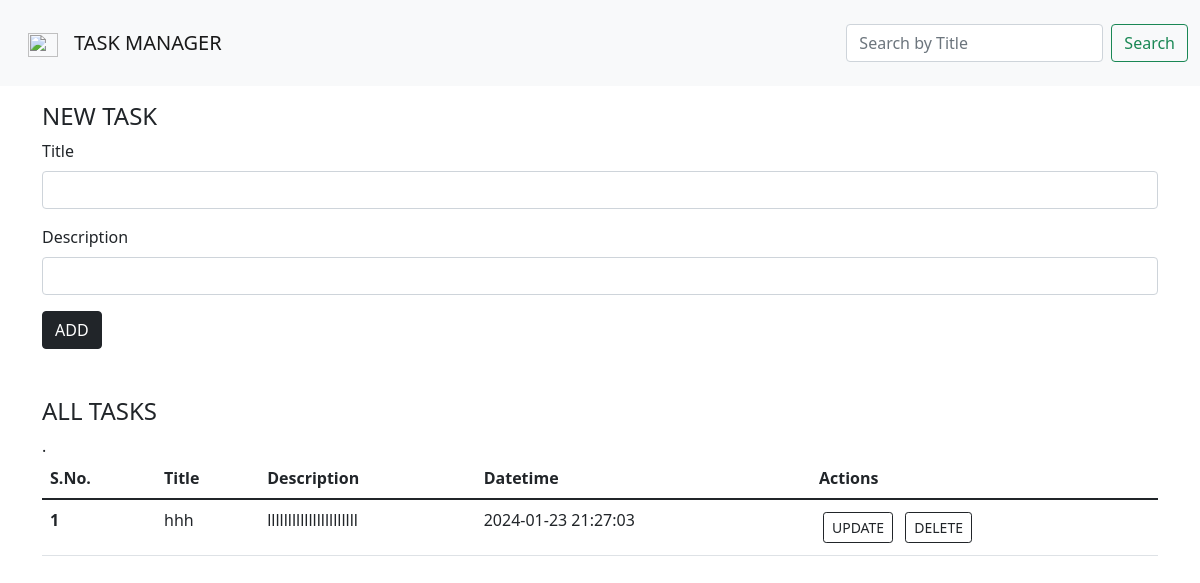
The page / on the database its author committed.
### app.py (models this page shows, shortened)
class Todo(db.Model):
    sno = db.Column(db.Integer, primary_key=True)
    title = db.Column(db.String(200), nullable=False)
    desc = db.Column(db.String(500), nullable=False)
    date_created = db.Column(db.DateTime, default=datetime.utcnow)

### app.py (the view, shortened to what this page needs)
@app.route('/', methods=["GET", "POST"])
def home():
    all_items = Todo.query.all()
    return render_template("Tasks.html", all_todos=all_items)

### templates/Tasks.html
{% extends 'Task_base.html' %}
{% block body %}
<div class="container my-3">
    <h4 >NEW TASK</h4>
    <form action="/" method="POST">
        <div class="mb-3">
            <label for="title" class="form-label">Title</label>
            <input type="text" name='title' class="form-control" id="title" required>
        </div>
        <div class="mb-3">
            <label for="desc" class="form-label">Description</label>
            <input type="text" name="desc" class="form-control" id="desc" required>
        </div>
        <button type="submit" class="btn btn-dark">ADD</button>
    </form>
</div>
<div class="container my-5">
    <h4>ALL TASKS</h4>
    {% if all_todos|length == 0 %}
    <div class="alert alert-secondary" role="alert">
        No existing items. Add a new item now!
    </div>
    {% else %}
    <table class="table">
        <thead>
            <tr>
                <th scope="col">S.No.</th>
                <th scope="col">Title</th>
                <th scope="col">Description</th>
                <th scope="col">Datetime </th>
                <th scope="col">Actions</th>
            </tr>
        </thead>
        <tbody>.
            {% for todo in all_todos %}
            <tr>
                <th scope="row">{{ loop.index }}</th>
                <td>{{todo.title}}</td>
                <td>{{todo.desc}}</td>
                <td>{{todo.date_created}}</td>
                <td>
                    <a href="/update/{{todo.sno}}" type="button"
                        class="btn btn-outline-dark btn-sm mx-1 my-1">UPDATE</a>
                    <a href="/delete/{{todo.sno}}" type="button"
                        class="btn btn-outline-dark btn-sm mx-1 my-1">DELETE</a>
                </td>
            </tr>
            {% endfor %}
        </tbody>
    </table>
    {% endif %}
</div>
</body>
</html>
{% endblock body %}

### rows shown on the page
Todo: title "hhh", desc "llllllllllllllllllllll", date_created "2024-01-23 21:27:03"
